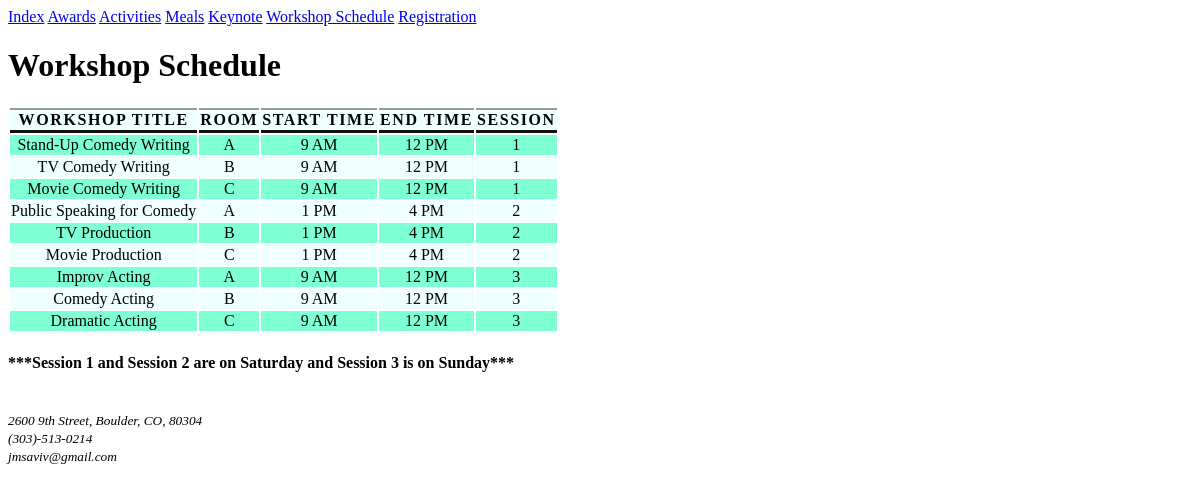
/workshopschedule, run on the app's committed database.
### workshops/models.py (models this page shows)
class Workshops(models.Model):
    name = models.CharField(max_length=30)
    session = models.IntegerField()
    roomnumber = models.CharField(max_length=10)
    starttime = models.CharField(max_length=5)
    endtime = models.CharField(max_length=5)

### workshops/views.py (the view)
# urls.py: url(r'^workshopschedule', workshopsviews.workshopschedule, name='workshopschedule'),
def workshopschedule(request):
    workshops = Workshops.objects.all()
    return render(request, 'workshopschedule.html', {'workshops': workshops})

### templates/workshopschedule.html (shortened to what this page needs)
{% load staticfiles %}
<!DOCTYPE html>
<html lang="en">
<head>
    <link href="{% static "styles/webdefault.css" %}" rel="stylesheet" type="text/css"/>
</head>
<body>
<header>
    {%  include "nav.html" %}
</header>
<main>
    <h1>
        Workshop Schedule
    </h1>
    <table class="myTable">
        <tr>
            <th>Workshop Title</th>
            <th>Room</th>
            <th>Start Time</th>
            <th>End Time</th>
            <th>Session</th>
        </tr>
        {% for workshop in workshops %}
    <tr>
        <td>{{ workshop.name }}</td>
        <td>{{ workshop.roomnumber }}</td>
        <td>{{ workshop.starttime }}</td>
        <td>{{ workshop.endtime }}</td>
        <td>{{ workshop.session }}</td>
    </tr>
    {% endfor %}
    </table>
<h4>***Session 1 and Session 2 are on Saturday and Session 3 is on Sunday***</h4><br/>
</main>
<footer>
    <address><small> 2600 9th Street, Boulder, CO, 80304 <br/>
        (303)-513-0214 <br/>
        jmsaviv@gmail.com </small></address>
</footer>
</body>
</html>

### static/styles/webdefault.css (style rules this page uses)
.myTable th { text-transform: uppercase; letter-spacing: 0.1em; font-size: 100%; border-bottom: 3px solid #111111; border-top: 2px solid #999; }
.myTable tr:nth-child(odd) { background-color: azure; text-align: center; }
.myTable tr:nth-child(even) { background-color: aquamarine; text-align: center; }

### data on the page
Workshops: name "Stand-Up Comedy Writing", roomnumber "A", starttime "9 AM", endtime "12 PM", session "1"
Workshops: name "TV Comedy Writing", roomnumber "B", starttime "9 AM", endtime "12 PM", session "1"
Workshops: name "Movie Comedy Writing", roomnumber "C", starttime "9 AM", endtime "12 PM", session "1"
Workshops: name "Public Speaking for Comedy", roomnumber "A", starttime "1 PM", endtime "4 PM", session "2"
Workshops: name "TV Production", roomnumber "B", starttime "1 PM", endtime "4 PM", session "2"
Workshops: name "Movie Production", roomnumber "C", starttime "1 PM", endtime "4 PM", session "2"
Workshops: name "Improv Acting", roomnumber "A", starttime "9 AM", endtime "12 PM", session "3"
Workshops: name "Comedy Acting", roomnumber "B", starttime "9 AM", endtime "12 PM", session "3"
Workshops: name "Dramatic Acting", roomnumber "C", starttime "9 AM", endtime "12 PM", session "3"
